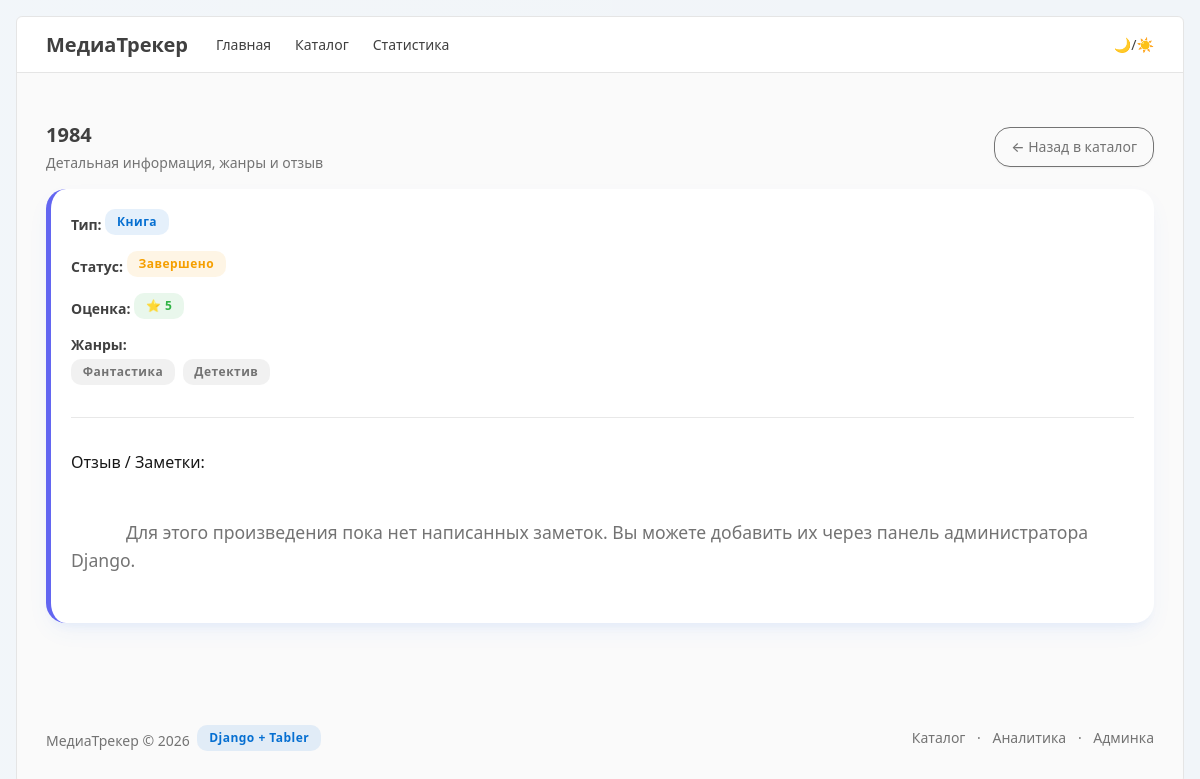
/entry/4/, run on the app's committed database.
### catalog/models.py (models this page shows, shortened)
class WatchEntry(models.Model):
    STATUS_CHOICES = [
        ('planned', 'Запланировано'),
        ('watching', 'Смотрю/Читаю'),
        ('completed', 'Завершено'),
    ]
    title = models.ForeignKey(Title, on_delete=models.CASCADE, verbose_name="Произведение")
    status = models.CharField(max_length=20, choices=STATUS_CHOICES, default='planned', verbose_name="Статус")
    rating = models.PositiveIntegerField(blank=True, null=True, verbose_name="Оценка")
    notes = models.TextField(blank=True, null=True, verbose_name="Заметки")

class Title(models.Model):
    KIND_CHOICES = [
        ('movie', 'Фильм'),
        ('series', 'Сериал'),
        ('book', 'Книга'),
        ('game', 'Игра'),
    ]
    title = models.CharField(max_length=200, verbose_name="Название")
    kind = models.CharField(max_length=20, choices=KIND_CHOICES, default='movie', verbose_name="Тип")
    genres = models.ManyToManyField(Genre, blank=True, verbose_name="Жанры")

class Genre(models.Model):
    name = models.CharField(max_length=100, verbose_name="Название жанра")

### catalog/views.py (the view)
# urls.py: path('entry/<int:pk>/', views.entry_detail_view, name='entry_detail'),
def entry_detail_view(request, pk):
    entry = get_object_or_404(WatchEntry, pk=pk)
    return render(request, 'partials/entry_detail.html', {'entry': entry})

### templates/partials/entry_detail.html
{% extends 'base.html' %}
{% block content %}
<div class="page-header d-print-none mb-3">
    <div class="row align-items-center">
        <div class="col">
            <h2 class="page-title">{{ entry.title.title }}</h2>
            <div class="text-muted mt-1">Детальная информация, жанры и отзыв</div>
        </div>
        <div class="col-auto ms-auto">
            <a href="{% url 'catalog' %}" class="btn btn-outline-secondary">← Назад в каталог</a>
        </div>
    </div>
</div>
<div class="card">
    <div class="card-body">
        <div class="mb-3">
            <strong>Тип:</strong> <span class="badge bg-blue-lt">{{ entry.title.get_kind_display }}</span>
        </div>
        <div class="mb-3">
            <strong>Статус:</strong> <span class="badge bg-yellow-lt">{{ entry.get_status_display }}</span>
        </div>
        <div class="mb-3">
            <strong>Оценка:</strong> <span class="badge bg-green-lt fw-bold">⭐ {{ entry.rating|default:"Не оценивалось" }}</span>
        </div>
        <div class="mb-3">
            <strong>Жанры:</strong>
            <div class="mt-1">
                {% for genre in entry.title.genres.all %}
                <span class="badge bg-secondary-lt me-1">{{ genre.name }}</span>
                {% empty %}
                <span class="text-muted">Жанры не указаны</span>
                {% endfor %}
            </div>
        </div>
        <hr>
        <h3 class="card-title">Отзыв / Заметки:</h3>
        <p class="text-secondary" style="white-space: pre-wrap; font-size: 1.1rem; line-height: 1.6;">
            {{ entry.notes|default:"Для этого произведения пока нет написанных заметок. Вы можете добавить их через панель администратора Django." }}
        </p>
    </div>
</div>
{% endblock %}

### catalog/static/catalog/css/style.css (style rules this page uses)
:root { --tblr-border-radius: 16px !important; }
body { background-color: #f1f5f9 !important; }
.card { border: none !important; border-radius: 20px !important; box-shadow: 0 10px 25px -5px rgba(59, 130, 246, 0.08), 0 8px 10px -6px rgba(59, 130, 246, 0.08) !important; transition: transform 0.3s ease, box-shadow 0.3s ease !important; background: #ffffff !important; border-left: 5px solid #6366f1 !important; }
.badge { border-radius: 10px !important; padding: 0.5em 0.9em !important; font-weight: 700 !important; }

### data on the page
WatchEntry: title "1984", title.kind "Книга", status "Завершено", rating "5", notes "Для этого произведения пока нет написанных заметок. Вы можете добавить их через панель администратора Django."
Genre: name "Фантастика"
Genre: name "Детектив"
